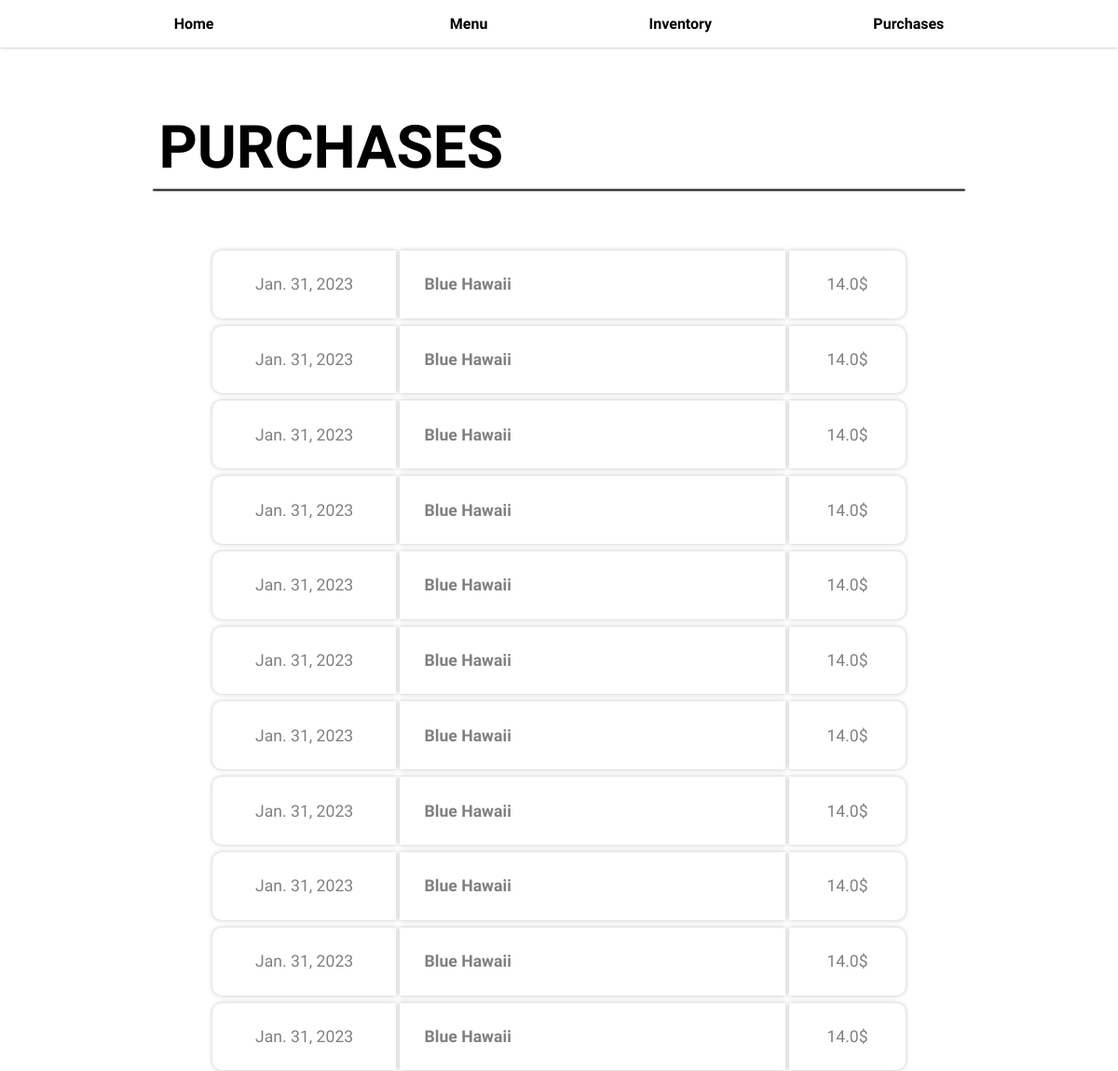
Before: /purchases/ with the older database file.
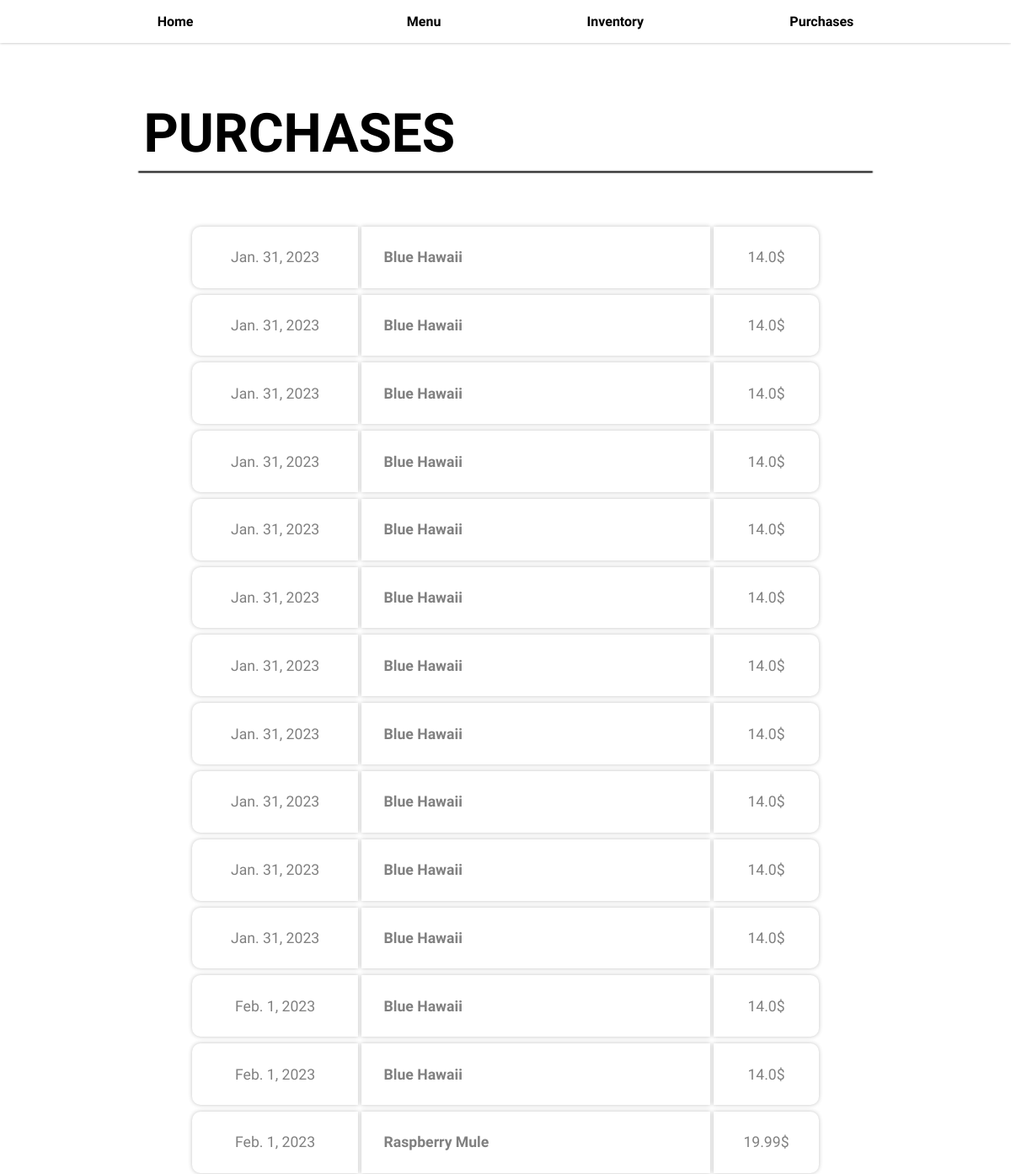
After: the same page with the newer database file.
### base/models.py (models this page shows, shortened)
class Purchase(models.Model):
	id = models.IntegerField(primary_key=True)
	menu_item_id = models.ForeignKey(MenuItem, on_delete=models.SET_NULL, null=True)
	date = models.DateField(default=datetime.date.today())

class MenuItem(models.Model):
	id = models.IntegerField(primary_key=True)
	name = models.CharField(max_length=100)
	price = models.FloatField(default=0.0)
	food_type = models.CharField(max_length=50, default="cocktail")

### base/views.py (the view)
# urls.py: path("purchases/", views.purchases_view, name="purchases"),
def purchases_view(request):
	purchases = Purchase.objects.all()
	purchases_transformed = []
	for purchase in purchases:
		if purchase.menu_item_id:
			menu_item = purchase.menu_item_id
			menu_item_name = menu_item.name
			menu_item_price = menu_item.price
			menu_item_purchase_date = purchase.date
			purchases_transformed.append({
				"item_name": menu_item_name,
				"price": menu_item_price,
				"date": menu_item_purchase_date
			})
	return render(request, "purchases/purchases.html", {"purchases": purchases_transformed})

### templates/purchases/purchases.html
{% extends "base.html" %}
{% load static %}
{% block head %}
<link rel="stylesheet" href="{% static 'styles/purchases/purchases.css' %}">
{% endblock %}
{% block content %}
<section class="purchases-section">
	<h1 class="section-title">PURCHASES</h1>
	<hr />
	<div class="purchases-list">
		{% for purchase in purchases %}
			<div class="purchase">
				<div class="purchase-date">{{ purchase.date }}</div>
				<div class="purchase-item-name">{{ purchase.item_name }}</div>
				<div class="purchase-price">{{ purchase.price }}$</div>
			</div>
		{% endfor %}
	</div>
</section>
{% endblock %}

### templates/base.html (shortened to what this page needs)
<!DOCTYPE html>
{% load static %}
<html lang="en">
  <head>
    <link rel="stylesheet" href="{% static 'styles/base.css' %}" />
    {% block head %}{% endblock %}
  </head>
  <body>
    {% include 'navbar.html' %}
    <div class="content">{% block content %} {% endblock %}</div>
  </body>
</html>

### templates/navbar.html
{% load static %} {% block head %}
<link rel="stylesheet" href="{% static 'styles/navbar.css' %}" />
{% endblock %}
<div class="navbar">
  <ul class="nav-links">
    <li><a class="nav-link" href="{% url 'home' %}">Home</a></li>
    <li><a class="nav-link" href="{% url 'menu' %}">Menu</a></li>
    <li><a class="nav-link" href="{% url 'inventory' %}">Inventory</a></li>
    <li><a class="nav-link" href="{% url 'purchases' %}">Purchases</a></li>
  </ul>
</div>

### static/styles/base.css (style rules this page uses)
* { margin: 0; padding: 0; box-sizing: border-box; font-family: "Work Sans", sans-serif; }
a { text-decoration: none; color: black; }
.content { display: flex; flex-direction: column; }
hr { border: 1px solid rgba(0, 0, 0, 0.769); box-shadow: 0 0 .1em black; border-radius: 10px; }
.section-title { margin: .1em; font-size: 4em; }
section { padding: 4em; width: 100%; max-width: 1000px; margin: auto; }

### static/styles/purchases/purchases.css (style rules this page uses)
.purchases-list { display: flex; flex-direction: column; padding: 2em; margin: 2em; gap: .5em; }
.purchase { display: flex; gap: .25em; }
.purchase div { padding: 1.5em; font-size: 1.1em; color: gray; box-shadow: 0 0 .3em #c2c2c2; }
.purchase-date { flex: 2; border-radius: 10px 0 0 10px; color: gray; text-align: center; }
.purchase-item-name { flex: 5; font-weight: bold; color: gray; }
.purchase-price { flex: 1; box-shadow: 0 0 .5em #db8e8e; border-radius: 0 10px 10px 0; text-align: center; }

### static/styles/navbar.css (style rules this page uses)
.navbar { position: sticky; top: 0; display: flex; padding: 1em; justify-content: center; box-shadow: 0 0 .2em rgb(174, 174, 174); }
.nav-links { display: flex; width: 100%; justify-content: space-around; }
.nav-links li { list-style: none; }
.nav-links li:first-child { margin-right: 5em; }
.nav-link { padding: .6em 1.5em; border-radius: 5px; list-style: none; font-weight: bold; text-decoration: none; transition: .3s; }
@media screen and (min-width: 1000px) { .nav-links { width: 1000px; } }

Changed rows visible on the page:
added Purchase: date "Feb. 1, 2023"
added Purchase: date "Feb. 1, 2023"
added Purchase: date "Feb. 1, 2023"
added MenuItem: item_name "Raspberry Mule", price "19.99"
Other visible differences:
new list line: "Blue Hawaii 14.0"
